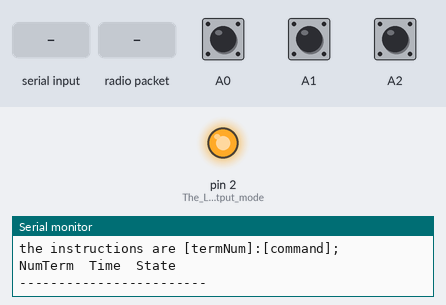
This sketch was run on a simulated Arduino Uno, built with avr-gcc and run on an emulated ATmega328P. Shown: output pins drawn as LEDs (lit = HIGH), the last lines printed to the serial monitor. Dashed ring = blinking. Inputs (shaded band) come from the test bench; at power-on: A0 HIGH, A1 HIGH, A2 HIGH. No radio packets arrive unless stated.

Above: at 1.2 s.
1.3 s: "5\n" received over Serial
At 1.51 s:
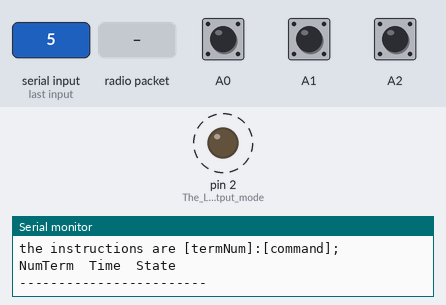
4.3 s: radio packet "all" arrives
At 5.1 s:
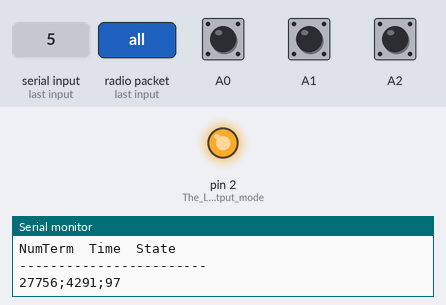
5.8 s: "get_version" received over Serial
At 6.8 s:
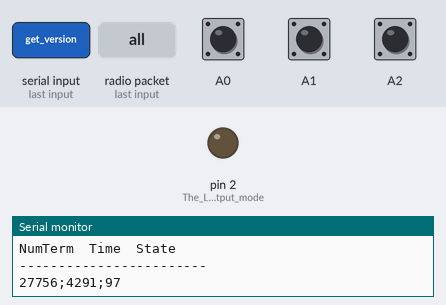
7.3 s: radio packet "local" arrives
At 7.8 s:
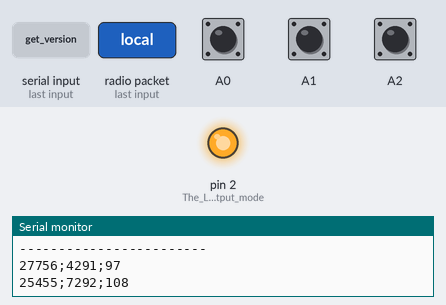
8.8 s: "all" received over Serial
At 9.1 s:
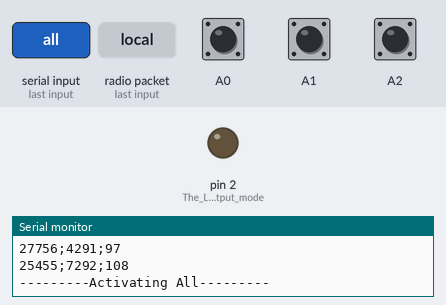
Timing chart, 0 to 11.3 s (numbered marks = the images above; inputs shaded):
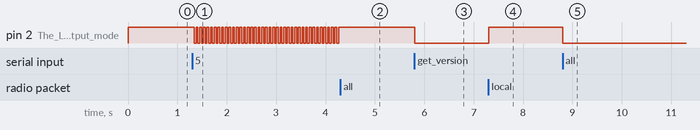

Measured:
- after the input at 1.3 s, pin 2 (The_LED_is_in_output_mode): alternates HIGH for 0.04 s and LOW for 0.04 s, starting at once
- after the input at 4.3 s, pin 2 (The_LED_is_in_output_mode): stops changing and stays HIGH
- after the input at 5.8 s, pin 2 (The_LED_is_in_output_mode): HIGH → LOW at once
- after the input at 7.3 s, pin 2 (The_LED_is_in_output_mode): LOW → HIGH at once
- after the input at 8.8 s, pin 2 (The_LED_is_in_output_mode): HIGH → LOW at once

The sketch:

control.ino
```cpp
#include <SPI.h>
//#include <nRF24L01.h>
#include <RF24.h>
#include <printf.h>
#include <MsTimer2.h>

String version = "Wifi-Controller-1.11"; //"Wifi-Controller-" is mandatori. Chronojump expects it
//
// Hardware configuration

//          pin2  ----- Green LED
//          pin11 -----  M0
//          pin12 ----- MSO
// Arduino  pin13 ----- SCK  NRf24L01
//          pin A4 ---- CSN
//          pin A3 ----  CE
//          3,3v       NRf24L01
//          GND        NRf24L01


// Set up nRF24L01 radio on SPI bus plus pins  (CE & CS)
RF24 radio(A3, A4);

#define LED_on digitalWrite(2,HIGH)
#define LED_off digitalWrite(2,LOW)

bool blinkingLED = false;
int blinkPeriod = 75; //Time between two consecutives rising flank of the LED

// binary commands: each bit represents RED, GREEN, BLUE, BUZZER, BLINK_RED, BLINK_GREEN, BLINK_BLUE, SENSOR
// 1 means ON
// 0 means OFF
const uint16_t ping           = 0b1000000000; //512
const uint16_t sensorUnlimited = 0b100000000; //256
const uint16_t red =              0b10000000; //128
const uint16_t green =            0b01000000; //64
const uint16_t blue =             0b00100000; //32
const uint16_t buzzer =           0b00010000; //16
const uint16_t blinkRed =         0b00001000; //8
const uint16_t blinkGreen =       0b00000100; //4
const uint16_t blinkBlue =        0b00000010; //2
const uint16_t sensorOnce =       0b00000001; //1
const uint16_t deactivate =       0b00000000; //0

struct instruction_t
{
  uint16_t command;       //The command to be executed
  short int termNum;  //The terminal number that have to execute the command
};

struct instruction_t instruction = {.command = deactivate, .termNum = 0};
int size_instruction = sizeof(instruction);

struct sample_t
{
  bool state;           //State of the sensor
  short int termNum;    //Terminal number. Configured with the switches.
  unsigned long int time;
};

struct sample_t sample = {.state = LOW, .termNum = 0, .time = 0};
int sample_size = sizeof(sample);       //sample_size es la longitud de variables a recibir .

// First channel to be used. The 6xswitches control the terminal number and the number to add the terminal0Channel
// The channel 125 is used to listen from the terminals.
// Channels 116 - 64 (descending) are used to send to the terminals
uint8_t terminal0Channel = 116; //TODO: Select the listening channel with the switches

//Channel of the controler
uint8_t control0Channel = 125; //Channel resulting of the switch at zero state
uint8_t controlSwitch = 0;      //State of the 3xswithes

const uint64_t pipes[2] = { 0xF0F0F0F0E1LL, 0xF0F0F0F0D2LL }; //Two radio pipes. One for emitting and the other for receiving

bool binaryMode = false;
unsigned long startTime;      //local time when the reset_time function is executed
unsigned long lastSampleTime; //local time at which some sample has been received without overflow correction
unsigned long totalTime;      //Total elapsed time since startTime

void setup(void)
{


  Serial.begin(115200);


  Serial.println(version);

  //When something arrives to the serial, how long to wait for being sure that the whole text is received
  //TODO: Try to minimize this parameter as it adds lag from instruction to sensor activation. 1 is too low.
  //Maybe increasing the baud rate we could set it to 1
  Serial.setTimeout(2);
  printf_begin();       //Needed by radio.printDetails();
  pinMode(2, OUTPUT);   //The LED is in output mode
  LED_on;  //turn off the LED

  // channel of the controler
  //************************************************************************************
  // A0, A1, A2 connected to the 3xswith

  pinMode(A0, INPUT_PULLUP);
  pinMode(A1, INPUT_PULLUP);
  pinMode(A2, INPUT_PULLUP);

  //   En estas entradas se pondra un microswich , de 3 botones
  //   Se leeran en binario y se sumarán al canal por defecto 101
  if (!digitalRead(A0)) {
    controlSwitch = 1; //
  }
  if (!digitalRead(A1)) {
    controlSwitch = controlSwitch + 2;
  }
  if (!digitalRead(A2)) {
    controlSwitch = controlSwitch + 4;
  }

  //  Serial.print("ControlChannel: ");
  //  Serial.print(control0Channel);
  //  Serial.print(" - ");
  //  Serial.println(controlSwitch);

  radio.begin();
  radio.setRetries(15, 1); //this is working flawlessly, at least in short distance
  //radio.setRetries(15, 15); //this is supposedly to fix when there's lot of distance

  //maximum 125 channels. cell phone and wifi uses 2402-2472. Free from channel 73 to channel 125. Each channels is 1Mhz separated
  radio.setChannel(control0Channel - controlSwitch);
  radio.openWritingPipe(pipes[0]);
  radio.openReadingPipe(1, pipes[1]);
  radio.startListening();

  //  Serial.println(" Status Radio");
  //  radio.printDetails();

  Serial.println("the instructions are [termNum]:[command];");

  Serial.println("NumTerm\tTime\tState");
  Serial.println("------------------------");

  startTime = millis();
  //  discoverTerminals();
}


void loop(void)
{
  readSample();
}


void serialEvent()
{

  String inputString = Serial.readString();
  //  Serial.print("Instruction received from Serial: \"");
  //  Serial.print(inputString);
  //  Serial.println("\"");
  int separatorPosition = inputString.lastIndexOf(":");

  String terminalString = inputString.substring(0, separatorPosition);
  //  Serial.print("terminalString:\"");
  //  Serial.print(terminalString);
  //  Serial.println("\"");

  String commandString = inputString.substring(separatorPosition + 1, inputString.lastIndexOf(";"));
  //  Serial.print("commandString: \"");
  //  Serial.print(commandString);
  //  Serial.println("\"");

  if (terminalString == "all")  //The command is sent to all the terminals
  {
    activateAll(instruction.command);
  } else if (terminalString == "local") {
    if (commandString == "get_version") {
      Serial.println(version);
    } else if (commandString == "set_binary_mode") {
      Serial.println("Setting binary mode");
      binaryMode = true;
    } else if (commandString == "set_text_mode") {
      Serial.println("Setting text mode");
      binaryMode = false;
    } else if (commandString == "reset_time") {
      startTime = millis();
    } else if (commandString == "get_channel") {
      Serial.println(controlSwitch);
    } else if (commandString == "discover") {
      discoverTerminals();
    } else {
      Serial.println("Wrong local command");
    }
  } else {  // if terminalString is a single remote terminal, Command to a single terminal
    instruction.command = commandString.toInt();
    //    Serial.print("Command: ");
    //    Serial.println(instruction.command);
    instruction.termNum = terminalString.toInt();
    //      Serial.print("instruction.termNum:\"");
    //      Serial.print(instruction.termNum);
    //      Serial.println("\"");
    sendInstruction(&instruction);
  }
  if (instruction.command & sensorOnce) {
    blinkStart(blinkPeriod);
    blinkingLED = true;
  }
  inputString = "";
}

bool sendInstruction(struct instruction_t *instruction)
{

  //  Serial.print("Sending command \'");
  //  Serial.print(instruction->command);
  //  Serial.print("\' to terminal num ");
  //  Serial.println(instruction->termNum);
  //  Serial.println(terminal0Channel - instruction->termNum);

  radio.setChannel(terminal0Channel - instruction->termNum); //Setting the channel correspondig to the terminal number

  radio.stopListening();    //To sent it is necessary to stop listening

  bool en = radio.write( instruction, size_instruction );
  radio.setChannel(control0Channel - controlSwitch);    //setting the the channel to the reading channel
  radio.startListening();  //Going back to listening mode
  LED_off;
  instruction->termNum = 0;

  if (!en)  //en is 1 if radio.write went OK
  {
    //    Serial.println("Error sending");
    return (false);
  } else {
    //    Serial.print("send instruction:");
    //    Serial.println(instruction->command);
    //    Serial.println(instruction->termNum);
    return (true);
  }
}

// Atention this function is not valid for ping all terminals as it does not wait for response.
void activateAll(uint16_t command)
{
  Serial.println("---------Activating All---------");
  radio.stopListening();
  for (int i = 0; i <= 63; i++) {
    radio.setChannel(terminal0Channel - i);
    //    Serial.print("getChannel = ");
    //    Serial.println(radio.getChannel());
    instruction.termNum = i;
    instruction.command = command;
    sendInstruction(&instruction);
  }
  radio.startListening();
  radio.setChannel(control0Channel - controlSwitch);
}

void blinkStart(int period)
{
  MsTimer2::set(period / 2, blinkLed);  //A change in the state of the LEDS must occur every period/2 milliseconds
  MsTimer2::start();
  LED_on;
}

void blinkStop(void)
{
  MsTimer2::stop();
}

void blinkLed(void)
{
  digitalWrite(2, !digitalRead(2));
}

void blinkOnce(void)
{
  LED_off;
  MsTimer2::set(50, blinkStop);
  LED_on;
}

//This fucnction manages the time elapsed from the start of the
unsigned long getLocalTime(void)
{
  //not to be confused with sample.time . This is the local time at which the sample has been received.
  //sample.time is the elapsed time since the terminal received the activating sensor command untill actual activation.
  unsigned long localSampleTime = millis();
  if (localSampleTime > startTime)           //No overflow
  {
    totalTime = localSampleTime - startTime;
  } else if (localSampleTime <= startTime)   //Overflow
  {
    //Time from the last measure to the overflow event plus the sampleTime
    totalTime = (4294967295 -  lastSampleTime) + localSampleTime;
  }
  return (totalTime);
}

void discoverTerminals(void) {
  String terminalsFound = "terminals:";
  instruction.command = ping;
  for (int i = 0; i <= 63; i++) {
    //    Serial.print("TERM: ");
    //    Serial.println(i);
    //    Serial.println("------");


    bool found = false;
    for (int tries = 1; tries <= 10 && ! found; tries++) {
      //      Serial.println(tries);

      radio.flush_tx();
      radio.flush_rx();
      instruction.termNum = i;
      sendInstruction(&instruction);

      delay(5);
      bool readed = readSample();
      if (readed) { //do not do more tries
        found = true;
        terminalsFound = terminalsFound + i + ";";
      }
    }
    //    Serial.println();
  }
  Serial.println(terminalsFound);
}

bool readSample(void) {
  bool readed = false;
  while (radio.available()) //Some terminal has sent a response
  {
    totalTime = getLocalTime();
    radio.read(  &sample, sample_size);
    blinkStop();
    if (!binaryMode) {
      //Serial.print(" READED: ");
      Serial.print(sample.termNum);
      Serial.print(";");
      Serial.print(totalTime);
      Serial.print(";");
      Serial.println(sample.state);
      readed = true;
    } else {
      Serial.write((byte*)&sample, sample_size);
    }
    blinkOnce();
    //Serial.print("readed will be:");
    //Serial.println(readed);
  }
  return (readed);
}
```
